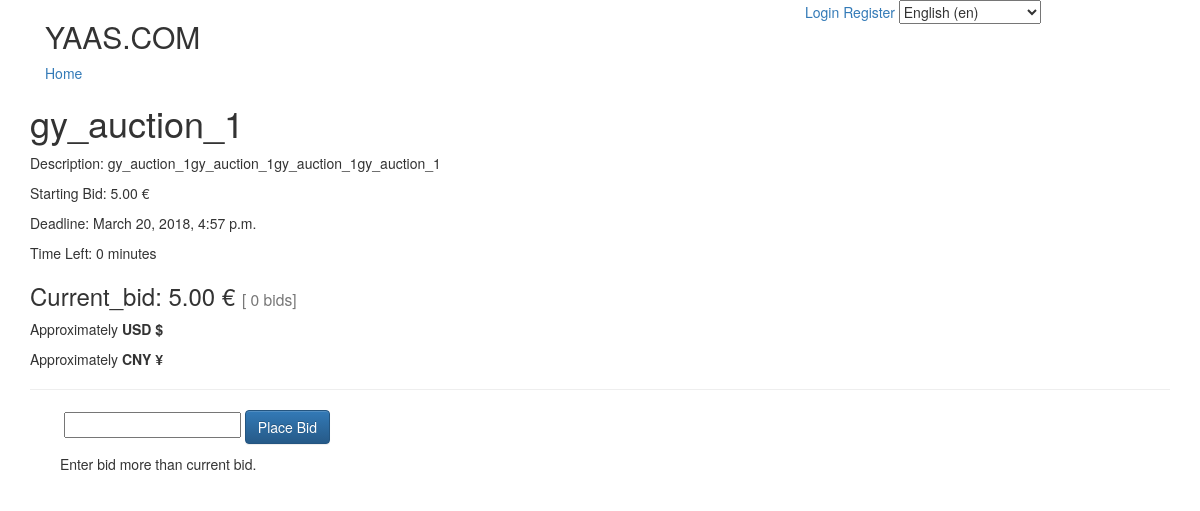
/bids/1/1/, run on the app's committed database.
### auctions/models.py (models this page shows, shortened)
class Auction(models.Model):
	seller 			=models.ForeignKey(User,on_delete=models.CASCADE)
	name 			=models.CharField(max_length=120)
	description 	=models.TextField(null=True,blank=True)
	minprice		=models.DecimalField(max_digits=8,decimal_places=2)
	deadline	 	=models.DateTimeField(auto_now=False)
	timestamp		=models.DateTimeField(auto_now_add=True)
	updated			=models.DateTimeField(auto_now=True)
	version 		=models.IntegerField(default=0)
	activation_key 	=models.CharField(max_length=120,blank=True,null=True)
	activated 		=models.BooleanField(default=False)
	banned			=models.BooleanField(default=False)
	due				=models.BooleanField(default=False)
	adjudicated		=models.BooleanField(default=False)
	def __str__(self,*args,**kwargs):
		return self.name

### bids/views.py (the view, shortened to what this page needs)
# urls.py: path('bids/<slug:pk>/<slug:version>/', BidCreateView.as_view(),name='bid-create'),
class BidCreateView(CreateView):
	form_class=BidCreateForm
	template_name='bids/bid_create.html'
	queryset=Auction.objects.all()
	def get_context_data(self,*args,**kwargs):
		context=super(BidCreateView,self).get_context_data(*args,**kwargs)
		pk=self.kwargs.get('pk')
		auction=Auction.objects.filter(pk=pk)[0]
		context['auction']=auction
		bids=Bid.objects.filter(auction=auction)
		bid_times=bids.count()
		context['bid_times']=bid_times
		if bids:
			context['current_bid_price']=bids.aggregate(Max('bid'))['bid__max']
			context['current_bid']=bids.filter(bid=context['current_bid_price'])[0]
		return context
	def get_object(self):
		pk=self.kwargs.get('pk')
		obj=Auction.objects.filter(pk=pk)[0]
		self.request.session['version']=obj.version
		return obj
	def get_initial(self):
		initial=super().get_object()
		return {'auction':self.get_object()}

### bids/forms.py
class BidCreateForm(forms.ModelForm):
	class Meta:
		model=Bid
		fields=['bid','auction']

### bids/templates/bids/bid_create.html (shortened to what this page needs)
{% extends 'base.html' %}
{% load static %}
{% block content %}
<h1>{{ auction.name }}{% if auction.banned %}<small> [banned]</small>{% endif %}</h1>
<p>Description: {{ auction.description }}</p>
<p>Starting Bid: {{ auction.minprice }} €</p>
<p>Deadline: {{ auction.deadline }}</p>
<p>Time Left: {{ auction.deadline|timeuntil }}</p>
<h3>Current_bid:
	<span id='current_bid'>
		{% if current_bid_price %}
		{{ current_bid_price }}
		{% elif not current_bid_price %}
		{{ auction.minprice }}
		{% endif %}
	</span> €
	<small>[ {{ bid_times }} bids] </small></h3>
<p>Approximately <b>USD $ </b></p>
<p>Approximately <b>CNY ¥ </b></p>
<hr>
<div class='container'>
	{% if request.user.username != auction.seller.username and auction.activated %}
	<div class='col-sm-6'>
		<form class='form' method='POST' action=".">{% csrf_token %}
			<p>
				{{form.bid}}
				<button class='btn btn-primary' type='submit'>Place Bid</button>
			</p>
			<p>Enter bid more than current bid.</p>
		</form>
	</div>
	{% endif %}
{% endblock %}

### templates/base.html (shortened to what this page needs)
{% load static %}
<!DOCTYPE html>
{% load static %}
<html>
	<head>
		{% include 'snippets/css.html' %}
	</head>
	<body>
		{% include 'snippets/nav.html' %}
		<div class='container'>
		{% block content %}
		{% endblock %}
		</div>
	</body>
</html>

### templates/snippets/css.html (shortened to what this page needs)
{% load static %}
<link rel="stylesheet" href="https://maxcdn.bootstrapcdn.com/bootstrap/3.3.7/css/bootstrap.min.css">
<link rel="stylesheet" href="https://maxcdn.bootstrapcdn.com/bootstrap/3.3.7/css/bootstrap-theme.min.css">
<link rel="stylesheet" type="text/css" href="{% static 'auctions/style.css' %}"/>

### templates/snippets/nav.html (shortened to what this page needs)
{% load i18n %}
<div class="container">
	<div class='col-sm-8'>
		<h2>YAAS.COM
		</h2>
		<a href="{% url 'home' %}">{% trans 'Home' %}</a>
	</div>
	<div class='col-sm-4'>
		{% if not request.user.is_authenticated %}
		<a href="{% url 'login' %}">{% trans 'Login' %}</a>
		<a href="{% url 'register' %}">{% trans 'Register' %}</a>
		{% endif %}
		<div style='display: inline-block;'>
			<form action="{% url 'set_language' %}" method="post">{% csrf_token %}
				<select name="language" onChange="this.form.submit()">
					{% get_current_language as LANGUAGE_CODE %}
					{% get_available_languages as LANGUAGES %}
					{% get_language_info_list for LANGUAGES as languages %}
					{% for language in languages %}
						<option value="{{ language.code }}"{% if language.code == LANGUAGE_CODE %} selected{% endif %}>
						{{ language.name_local }} ({{ language.code }})
					</option>
					{% endfor %}
				</select>
			</form>
		</div>
	</div>
</div>

### templates/snippets/js.html (shortened to what this page needs)
{% load static %}

### data on the page
Auction: name "gy_auction_1", description "gy_auction_1gy_auction_1gy_auction_1gy_auction_1", minprice "5.00", deadline "March 20, 2018, 4:57 p.m.", deadline "0 minutes"

### other printed values
{{ bid_times }} "0"
form field language "English (en)"
